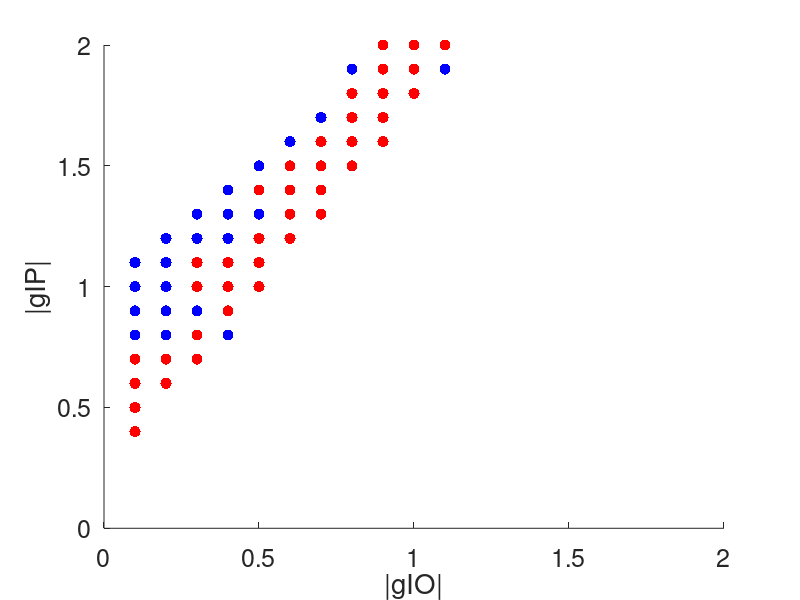
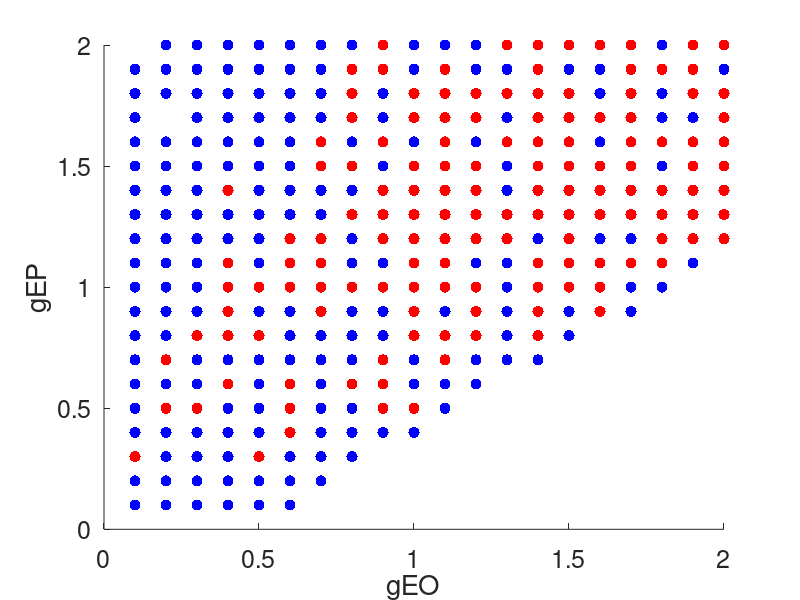
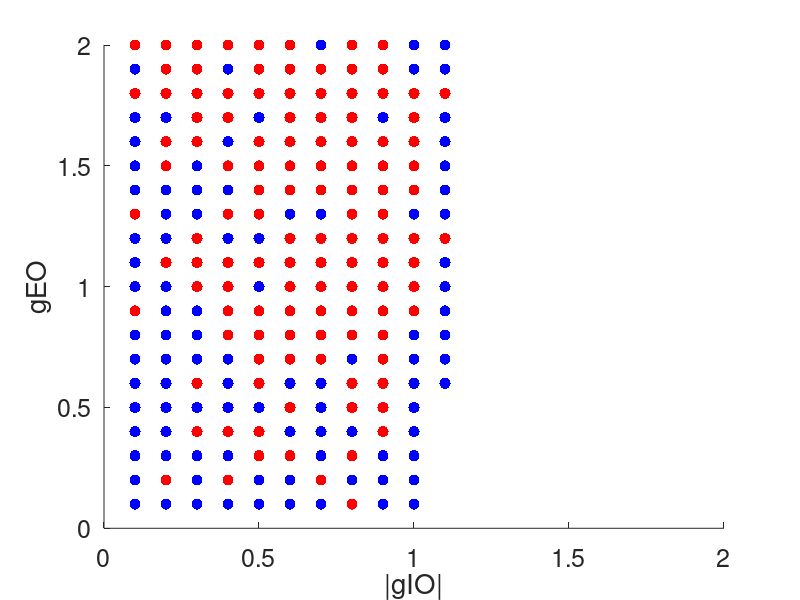
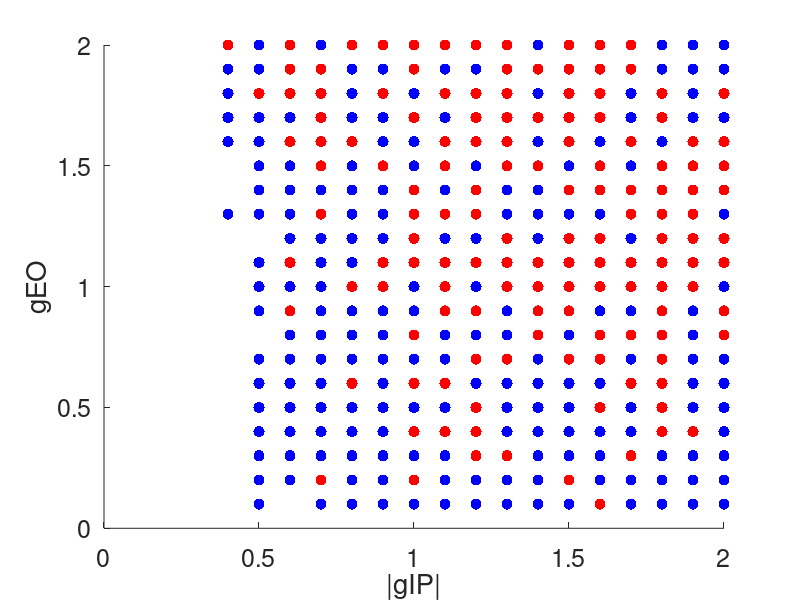

Write MATLAB code to recreate these figures, in order.
%Check how g's relate to each other


load dBothSpEv_st %has finPrm which is the feasible region for both -Spon -Ev_fXMn

len_g=length(gEP); %assuming equal length g's; need len_g^4 total runs
leng_2=len_g^2;
leng_3=len_g^3;

indc_gdPm=find(finPrm);

len_p=length(indc_gdPm);
gValid_eo=zeros(len_p,1);
gValid_ep=zeros(len_p,1);
gValid_io=zeros(len_p,1);
gValid_ip=zeros(len_p,1);

for j=1:len_p
    %Dim: (1,gIP) (2,gIO) (3,gEP) (4,gEO)
    [ind_ip, ind_io, ind_ep, ind_eo]=ind2sub([len_g len_g len_g len_g],indc_gdPm(j));
    
    gValid_eo(j)=gEO(ind_eo);
    gValid_ep(j)=gEP(ind_ep);
    gValid_io(j)=gIO(ind_io);
    gValid_ip(j)=gIP(ind_ip);

end


close all

figure(1)
hold on
plot(abs(gValid_io),abs(gValid_ip),'b.','MarkerSize',24)

figure(2)
hold on
plot(gValid_eo,gValid_ep,'b.','MarkerSize',24)

figure(3)
hold on
plot(abs(gValid_io),gValid_eo,'b.','MarkerSize',24)

figure(4)
hold on
plot(abs(gValid_ip),gValid_eo,'b.','MarkerSize',24)


figure(5)
hold on
plot(abs(gValid_ip),gValid_ep,'b.','MarkerSize',24)

figure(6)
hold on
plot(abs(gValid_io),gValid_ep,'b.','MarkerSize',24)




% -- now plot the results from MC on top ---

load dBothSt_MC

len_g=length(gEP); %assuming equal length g's; need len_g^4 total runs
leng_2=len_g^2;
leng_3=len_g^3;

indc_gdPm=find(finPrm);
Sub_indc_gdPm=find(Final_Parms); %AFTER run check_Constr_MC, then can re-plot
                                  %NOTE: Final_Parms is of size indc_gdPm==1 (11 or 143)
len_p=length(Sub_indc_gdPm);
gValid_eo=zeros(len_p,1);
gValid_ep=zeros(len_p,1);
gValid_io=zeros(len_p,1);
gValid_ip=zeros(len_p,1);

for j=1:len_p
    %Dim: (1,gIP) (2,gIO) (3,gEP) (4,gEO)
    [ind_ip, ind_io, ind_ep, ind_eo]=ind2sub([len_g len_g len_g len_g],indc_gdPm(Sub_indc_gdPm(j)));
    
    gValid_eo(j)=gEO(ind_eo);
    gValid_ep(j)=gEP(ind_ep);
    gValid_io(j)=gIO(ind_io);
    gValid_ip(j)=gIP(ind_ip);

end


figure(1)
plot(abs(gValid_io),abs(gValid_ip),'r.','MarkerSize',24)
axis([0 2 0 2])
set(gca,'FontSize',18)
xlabel('|gIO|')
ylabel('|gIP|')

figure(2)
plot(gValid_eo,gValid_ep,'r.','MarkerSize',24)
axis([0 2 0 2])
set(gca,'FontSize',18)
xlabel('gEO')
ylabel('gEP')

figure(3)
plot(abs(gValid_io),gValid_eo,'r.','MarkerSize',24)
axis([0 2 0 2])
set(gca,'FontSize',18)
xlabel('|gIO|')
ylabel('gEO')


figure(4)
hold on
plot(abs(gValid_ip),gValid_eo,'r.','MarkerSize',24)
axis([0 2 0 2])
set(gca,'FontSize',18)
xlabel('|gIP|')
ylabel('gEO')


figure(5)
plot(abs(gValid_ip),gValid_ep,'r.','MarkerSize',24)
axis([0 2 0 2])
set(gca,'FontSize',18)
xlabel('|gIP|')
ylabel('gEP')

figure(6)
hold on
plot(abs(gValid_io),gValid_ep,'r.','MarkerSize',24)
axis([0 2 0 2])
set(gca,'FontSize',18)
xlabel('|gIO|')
ylabel('gEP')


